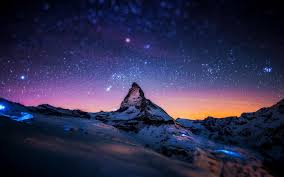
#> input picture 0005/photo/images.jpg, 284 x 177 px; its folder holds only this picture in this run
$ jupyter execute 0005.ipynb   (Python 2 division)
#> lines starting #> are read from the running program, lines starting #| are printed output that depends on the picture
## 你有一个目录，装了很多照片，把它们的尺寸变成都不大于 iPhone5 分辨率的大小。

[cell 1]
import os
from PIL import Image

[cell 2]
def resize(dic='./photo/',rp=(750,1334)):
#> called with dic = './photo/', rp = (750, 1334)
    photos = os.listdir(dic)
    if not os.path.exists(dic+'resized_photo'):
        os.mkdir(dic+'resized_photo')
    for i in photos:
        try:
            im = Image.open(dic+i)
#> im is the input picture: PIL image 284x177 RGB; mean R, G, B 48.2, 46.1, 78.3
        except Exception,e:
            print e
            print i
            continue
        else:
            resized_im = im.resize(rp)
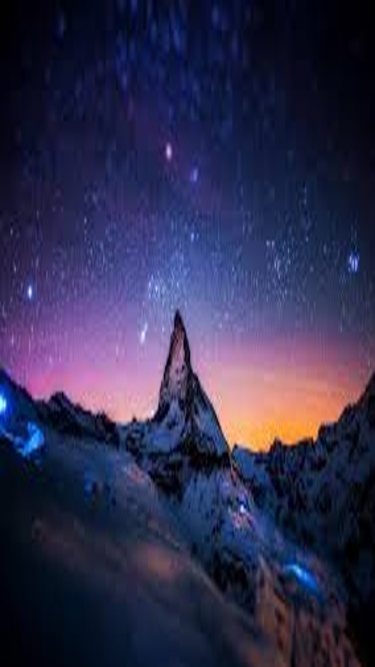
#> resized_im: PIL image 750x1334 RGB (shown at 1/2 size); mean R, G, B 48.2, 46.1, 78.3
            resized_im.save(dic+'resized_photo/'+i)

resize()
